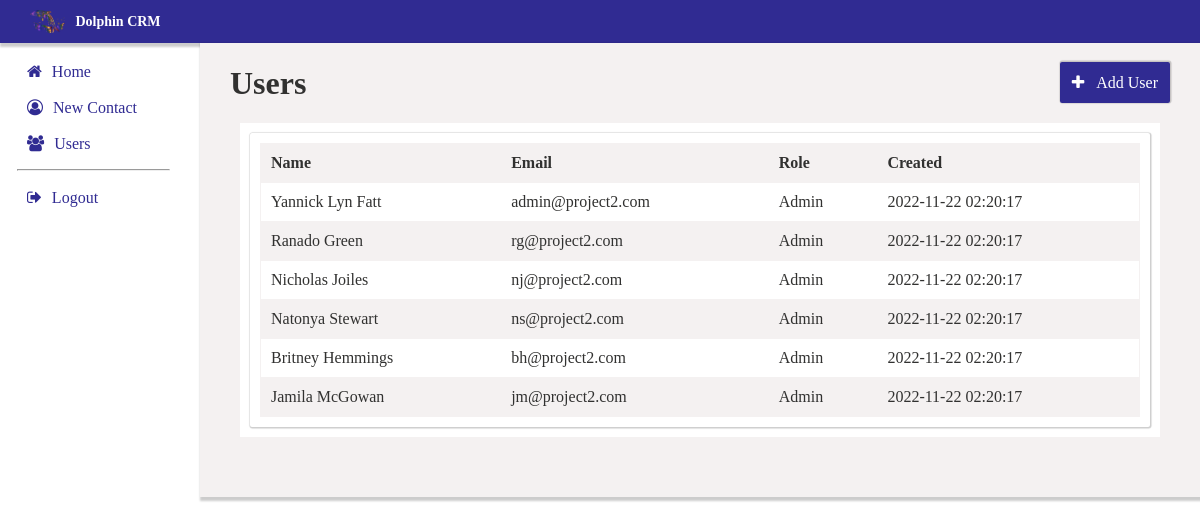
The page /users.php (signed in) on the database as committed earlier.
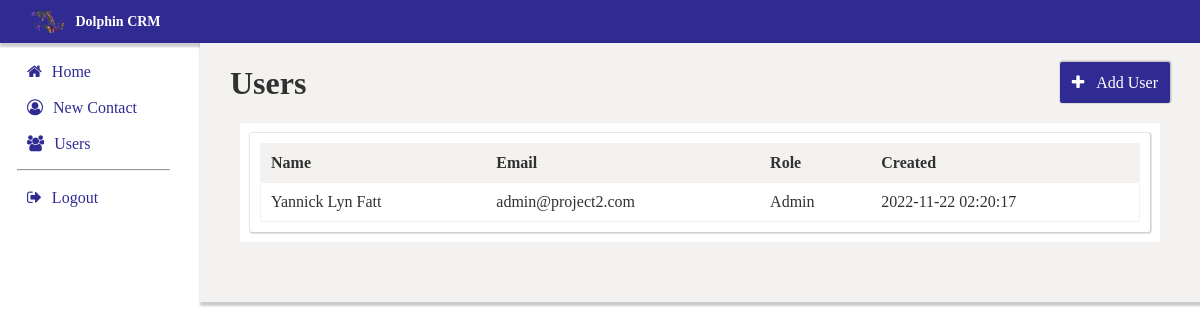
The same page on the database as committed later.
### tables this page shows
CREATE TABLE `users` (
    `id` integer(15) NOT NULL auto_increment,
    `firstname` varchar(35) NOT NULL default '',
    `lastname` varchar(35) NOT NULL default '',
    `password` varchar(500) NOT NULL default '',
    `email` varchar(35) NOT NULL default '',
    `role` varchar(20) NOT NULL default '',
    `created_at` DATETIME DEFAULT CURRENT_TIMESTAMP,
    PRIMARY KEY  (`id`)
);

### usersload.php (the view)
<?php
$host = 'localhost';
$username = 'project2_user';
$password = 'password123';
$dbname = 'dolphin';
$conn = new PDO("mysql:host=$host;dbname=$dbname;charset=utf8mb4", $username, $password);
$stmt = $conn->query("SELECT * FROM users");
$results = $stmt->fetchAll(PDO::FETCH_ASSOC);
echo "<table>
    <tr>
    <th>Name</th>
    <th>Email</th>
    <th>Role</th>
    <th>Created</th>
    </tr>";
foreach ($results as $row)
echo"<tr>
    <td>" . $row['firstname'] .' '. $row['lastname'] . "</td>
    <td>" . $row['email'] . "</td>
    <td>" . $row['role'] . "</td>
    <td>" . $row['created_at'] . "</td>
    </tr>";
?>

### users.php (shortened to what this page needs)
<?php session_start();
	if(isset($_SESSION['id'])){
?>
<html>
	<head>
		<link rel="stylesheet" href="https://cdnjs.cloudflare.com/ajax/libs/font-awesome/4.7.0/css/font-awesome.min.css">
		<link rel="stylesheet" href="dashboard.css">
		</head>
	<body>
		<?php include 'header.php';?>
		<div class="container">
			<div class="back">
				<div class="buttons">
					<div><a href="dashboard.php"><i class="fa fa-home" aria-hidden="true"></i>Home</a></div>
					<div><a href="newcontact.php"><i class="fa fa-user-circle-o" aria-hidden="true"></i>New Contact</a></div>
					<div><a href="users.php"><i class="fa fa-users" aria-hidden="true"></i>Users</a></div>
					<hr>
					<div><a href="sure.php"><i class="fa fa-sign-out" aria-hidden="true"></i>Logout</a></div>
				</div>
			</div>
			<div class="background">
				<div class="records">
					<div class="top-button">
						<h1>Users</h1>
						<div><a href="newuser.php"><i class="fa fa-plus" aria-hidden="true"></i>Add User</a></div>
					</div>
					<div class="db">
						<div class="record2">
							<div class="tables">
								<div class="us">
									<?php include 'usersload.php';?>
								</div>
							</div>
						</div>
					</div>
				</div>
			</div>
		</div>
	</body>
</html>
<?php }
else{
	header('location:filler.php');
}?>

### header.php (shortened to what this page needs)
<html>
    <head>
	  	<link rel="stylesheet" href="header.css">
	</head>
	<body>
		<header>
			<img src="dolphin.png" alt="">
			<h1>Dolphin CRM</h1>
		</header>
    </body>
</html>

### dashboard.css (style rules this page uses)
.container { display: grid; grid-template-columns: 1fr 5fr; grid-template-areas: "header header" "buttons records"; }
body { margin: 0%; color: rgb(49, 49, 48); }
.background { background-color: rgb(244, 241, 241); padding-left: 30px; box-shadow: 2px 2px 2px 2px rgba(0,0,0,0.2); padding-right: 30px; padding-bottom: 50px; }
.back { padding-top: 10px; padding-left: 17px; padding-right: 30px; }
a { text-decoration: none; color:rgb(48, 43, 146); }
table tr:nth-child(odd) { background-color: rgb(244, 241, 241); }
.buttons i { padding: 10px; }
.record2 { background-color: white; }
.tables { padding: 10px; }
.top-button { display: flex; align-items: center; justify-content: space-between; }
.top-button a { border:none; color: white; width: fixed; border-radius: 2px; box-shadow: .5px -.5px 1px 1px rgba(0,0,0,0.2); background-color: rgb(48, 43, 146); padding: 12px; }
.top-button i { padding-right: 12px; }
table { border-collapse: collapse; width: 100%; }
table, td, th { text-align: left; padding: 10px; }
tr { border: 1px solid rgb(244, 241, 241); }
th { background-color: rgb(244, 241, 241); }
.db { padding: 10px; padding-top: 0; }
.us { padding: 10px; box-shadow: .5px .5px 1px 1px rgba(0,0,0,0.2); border-radius: 2px; }

### header.css (style rules this page uses)
header { display: flex; background-color: rgb(48, 43, 146); font-size: 7px; color: white; padding-left: 20px; box-shadow: 2px 2px 2px 2px rgba(0,0,0,0.2); align-items: center; }
header img { width: 3%; padding: 10px; }
body { margin: 0; padding: 0; }

Rows that differ between the two databases and show on the page:
removed users: firstname "Ranado", lastname "Green", email "rg@project2.com", role "Admin", created_at "2022-11-22 02:20:17"
removed users: firstname "Nicholas", lastname "Joiles", email "nj@project2.com", role "Admin", created_at "2022-11-22 02:20:17"
removed users: firstname "Natonya", lastname "Stewart", email "ns@project2.com", role "Admin", created_at "2022-11-22 02:20:17"
removed users: firstname "Britney", lastname "Hemmings", email "bh@project2.com", role "Admin", created_at "2022-11-22 02:20:17"
removed users: firstname "Jamila", lastname "McGowan", email "jm@project2.com", role "Admin", created_at "2022-11-22 02:20:17"
